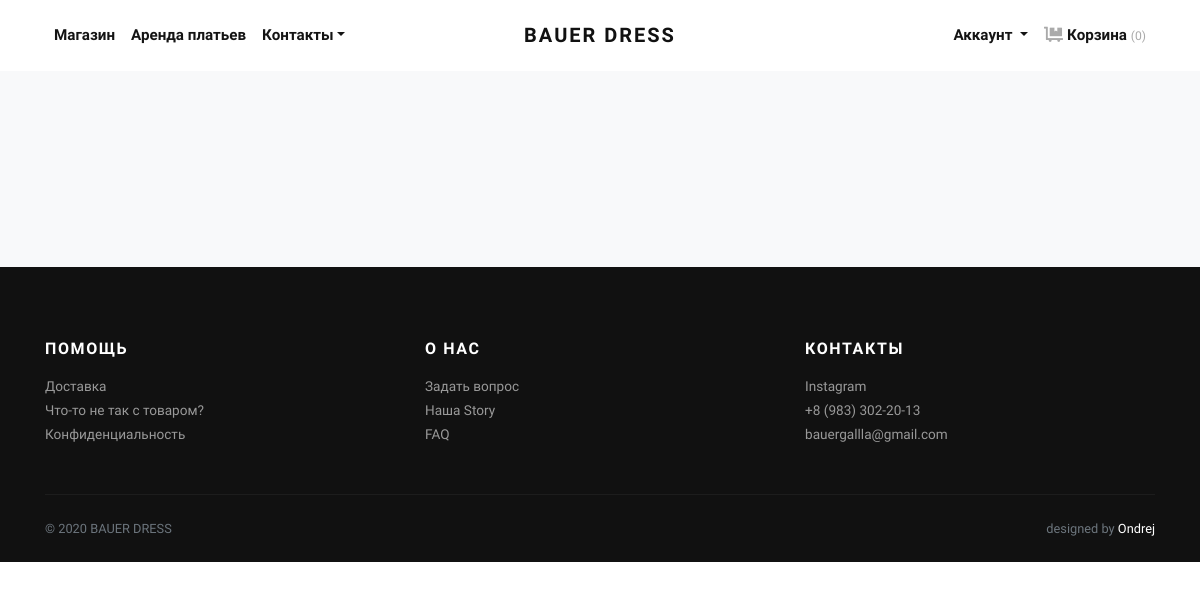
The page /info/delivery/ on the database as committed earlier.
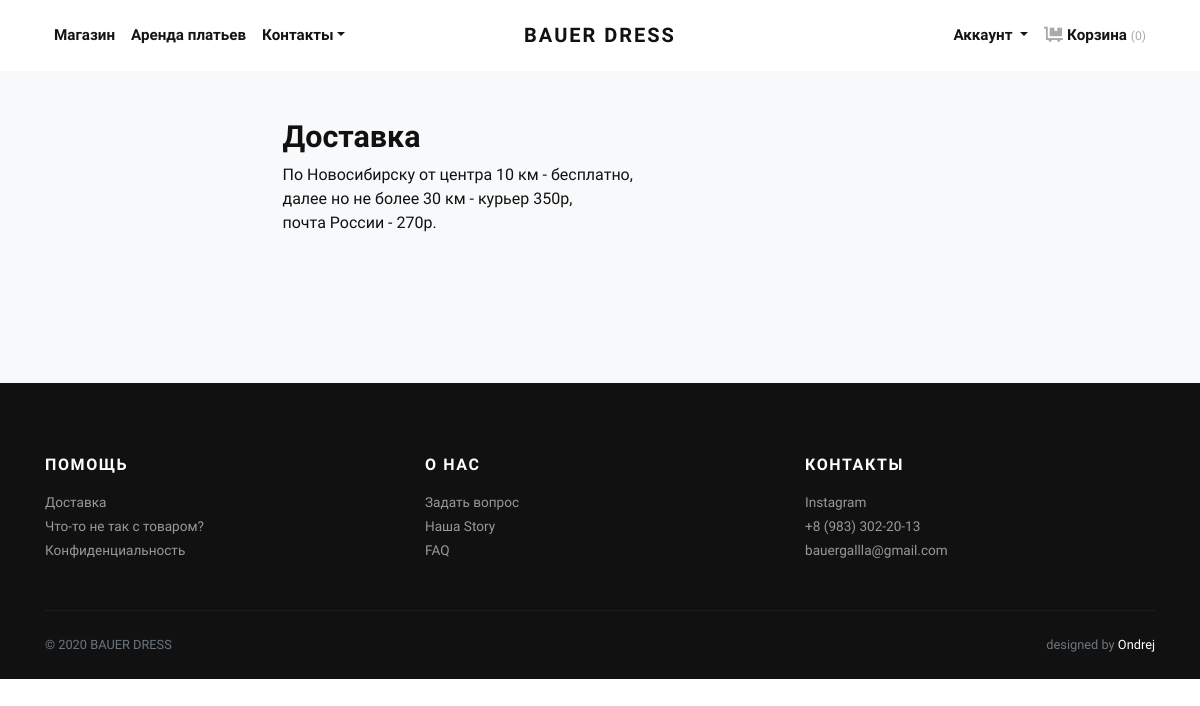
The same page on the database as committed later.
### information/models.py (models this page shows, shortened)
class Delivery(models.Model):
	title = models.CharField(max_length=200, blank=False, verbose_name='Заголовок')
	content = RichTextField(blank=False, verbose_name='Контент')
	class Meta:
		verbose_name = "доставка"
		verbose_name_plural = "доставка"

### information/views.py (the view)
# urls.py: path('delivery/', views.delivery, name='delivery'),
def delivery(request):
	delivery = Delivery.objects.filter(title__isnull=False, content__isnull=False).last()
	return render(request, 'information/delivery.html', {'del': delivery})

### cart/cart.py (called while the page is built)
	def __len__(self):
		return sum(item['quantity'] for item in self.cart.values())

### cart/context_processors.py (called while the page is built)
def cart(request):
    return {'cart': Cart(request)}

### information/context_processors.py (called while the page is built)
def categories(request):
    return {
       'categories': Category.objects.all(),
    }

### wishlist/context_processors.py (called while the page is built)
def wishlist(request):
	if request.user.is_authenticated:
		try:
			wishlist = Wishlist.objects.get(user=request.user)
		except ObjectDoesNotExist:
			wishlist = Wishlist.objects.create(user=request.user)
		return {'wishlist': wishlist}
	else:
		return {'wishlist': None}

### information/templates/information/delivery.html (shortened to what this page needs)
{% extends 'shop/base.html' %}
{% load static %}
{% block content %}
<main class="main-content-wrapper">
    <div class="error-area pt--90 pt-xl--70 pb--120 pb-xl--100 pb-lg--95 pb-sm--90">
        <div class="container">
            <div class="row justify-content-center">
                <div class="col-xl-7 col-lg-8 text-left">
                    <div class="information mt-5 mb-5" style="padding-bottom: 100px;">
                        {% autoescape off %}
                        <h2>{{ del.title }}</h2>
                        {{ del.content }}
                        {% endautoescape %}
                    </div>
                </div>
            </div>
        </div>
    </div>
</main>
{% endblock %}

Rows that differ between the two databases and show on the page:
added Delivery: title "Доставка", content "По Новосибирску от центра 10 км - бесплатно, далее но не более 30 км - курьер 350р, почта России - 270р."
